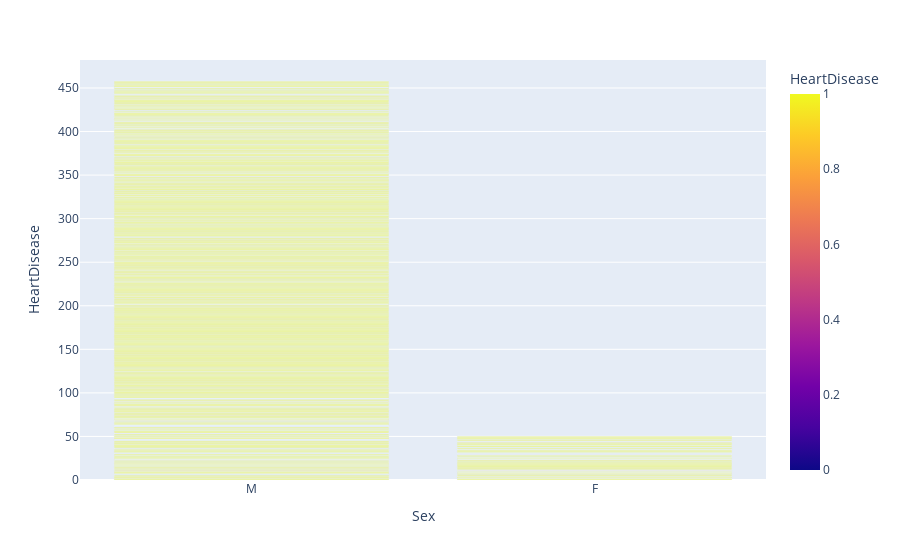

Notebook source saved alongside this figure:
### Code cell
import plotly.express as px
fig = px.bar(data, x=data["Sex"], y=data["HeartDisease"],color = data["HeartDisease"], barmode="group")
fig.show()

### Figure 1 — Plotly figure (JSON) as saved in the notebook; plotly's stock layout.template omitted (floating-point values rounded to 4 significant figures; data arrays with more than 128 entries replaced by an {"elided": "..."} marker saying what was removed)
{"data": [{"alignmentgroup": "True", "hovertemplate": "Sex=%{x}<br>HeartDisease=%{marker.color}<extra></extra>", "legendgroup": "", "marker": {"color": {"elided": "918 int values"}, "coloraxis": "coloraxis", "pattern": {"shape": ""}}, "name": "", "offsetgroup": "", "orientation": "v", "showlegend": false, "textposition": "auto", "type": "bar", "x": {"elided": "918 str values"}, "xaxis": "x", "y": {"elided": "918 int values"}, "yaxis": "y"}], "layout": {"barmode": "group", "coloraxis": {"colorbar": {"title": {"text": "HeartDisease"}}, "colorscale": [[0, "#0d0887"], [0.1111, "#46039f"], [0.2222, "#7201a8"], [0.3333, "#9c179e"], [0.4444, "#bd3786"], [0.5556, "#d8576b"], [0.6667, "#ed7953"], [0.7778, "#fb9f3a"], [0.8889, "#fdca26"], [1, "#f0f921"]]}, "legend": {"tracegroupgap": 0}, "margin": {"t": 60}, "xaxis": {"anchor": "y", "domain": [0, 1], "title": {"text": "Sex"}}, "yaxis": {"anchor": "x", "domain": [0, 1], "title": {"text": "HeartDisease"}}}}
